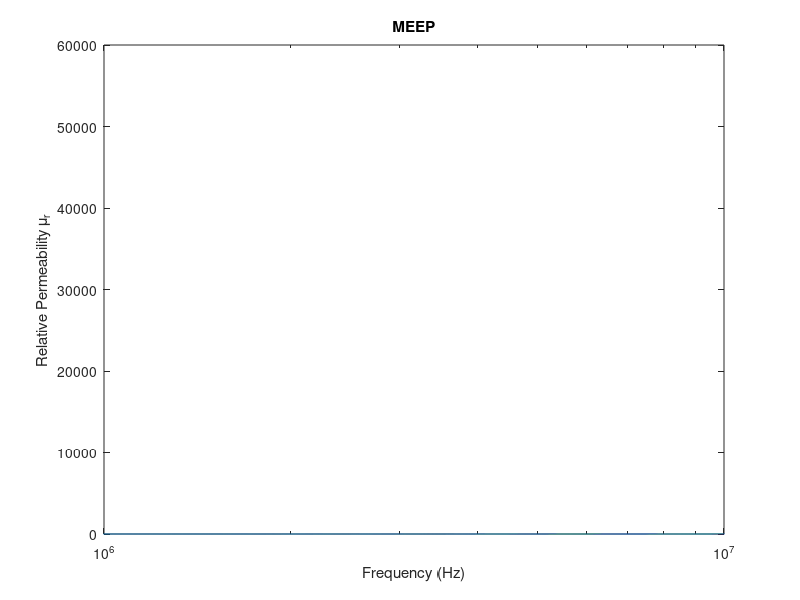
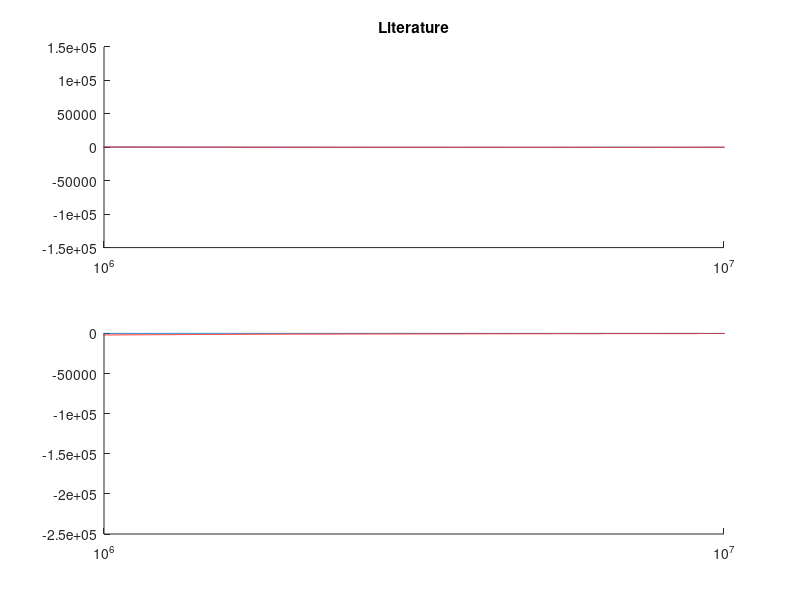

The MATLAB script that drew these images, in order:
clc;clear all;

fi=fopen('Permeability.txt');
l=fgetl(fi);
in=1;
while ischar(l)
%for kj=1:81
    %%disp(l);
    text{in}=l;
    data{in}=sscanf(text{in},'%f %f');
    f(in)=(data{in}(1));
    eps(in)=data{in}(2);
    
    l=fgetl(fi);
    in=in+1;
end

epsr=0.9999;
a0=1e-2;%0.1mm
c0=2.99792458e8;%Speed of Light (m/s)
f0=c0/a0;%3000GHz
t0=1/f0;%0.33e-12 (s)
mu0=4*pi*(1e-7);% (H/m)
eps0=8.854187817e-12;% (F/m)
I0=1;
E0=I0/(a0*eps0*c0);
D0=I0/(a0*c0);
B0=I0/(a0*eps0*c0*c0);
H0=I0/(a0);
sigmaD0=(epsr*eps0*c0)/a0;
J0=I0/(a0*a0);
u0=(I0*I0)/(eps0*c0*c0*a0*a0);
S0=(I0*I0)/(eps0*c0*a0*a0);
Sc0=1/(c0);
sig0=-20;


semilogx(f/(a0/(1e-4)),eps);xlim([10e5 1e7]);
grid('off')
xlabel('Frequency (Hz)')
ylabel('Relative Permeability \mu_r')
title('MEEP')
%axis([1e8 1e9 0 1e4])

% muinf=1;gamma=.01/(8*4*pi*pi*pi*pi*pi);fn=0.01/(4*pi*pi);
% f=0:1e-7:(1/3);
% fi=f*(4*pi*pi);
% sigma=-100*(4*pi*pi);
% kwi=(fn.*fn-fi.*fi-1i.*gamma.*fi);
% b0=1.0;
% kwi2=(fi.*fi.*b0.*b0)./kwi;
% mur=muinf+(sigma.*fn.*fn)./(kwi-kwi2);

fn=(2/3)*(1e-5);
sigma=-1e4;
muinf=1;gamma=(.1e-5)/(2*pi);
f=0:1e-7:(1/30);
fi=f;
kwi=(fn.*fn-fi.*fi-1i.*gamma.*fi);
b0=.1e-5;
kwi2=(fi.*fi.*b0.*b0)./kwi;
mur=muinf+(sigma.*fn.*fn)./(kwi-kwi2);

% figure;
% subplot(2,1,1);semilogx(f*f0,real(mur));title('Formula');xlim([10e5 1e7]);
% subplot(2,1,2);semilogx(f*f0,imag(mur));xlim([10e5 1e7]);

f=1e3:1e3:1e9;
nomf=((f)./(0.2e6));
cf=(1+nomf.*nomf);
mur2=mu0+((10000*mu0)./cf)-(1i.*nomf.*(10000*mu0))./cf;


figure;
subplot(2,1,1);hold on;
f=0:1e-7:(1/30);
semilogx(f*f0,real(mur));title('Formula');xlim([10e5 1e7]);
f=1e3:1e3:1e9;
semilogx(f,real(mur2)/mu0,'r');title('Literature');xlim([10e5 1e7]);
subplot(2,1,2);hold on;
f=0:1e-7:(1/30);
semilogx(f*f0,imag(mur));xlim([10e5 1e7]);
f=1e3:1e3:1e9;
semilogx(f,imag(mur2)/mu0,'r');xlim([10e5 1e7]);
